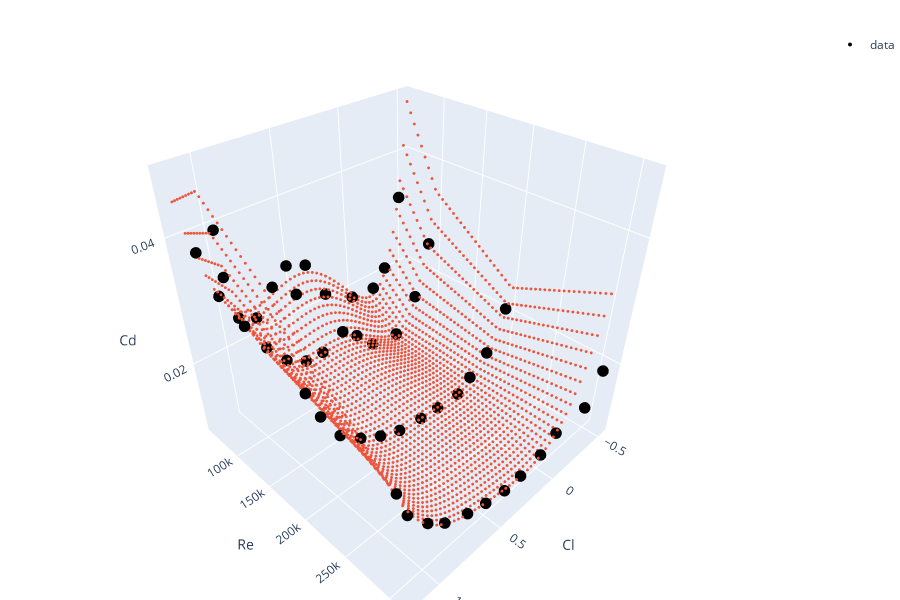

The notebook cell this image was saved under:
### Code cell
import plotly.graph_objects as go


fig = go.Figure()
fig.add_trace(
    go.Scatter3d(
        x=afoil.drag["Cl"],
        y=afoil.drag["re"],
        z=afoil.drag["Cd"],
        mode="markers",
        marker=dict(size=4, color="black"),
        name="data",
    )
)

sweep = afoil.lookup(re="sweep", cl_or_alpha="sweep")

fig.add_trace(
    go.Scatter3d(
        x=sweep.cl,
        y=sweep.re,
        z=sweep.Cd,
        mode="markers",
        marker=dict(size=1),
        name="interpolation",
        showlegend=False,
    )
)


fig.update_layout(
    height=600,
    width=900,
    margin=dict(l=0, r=0, t=30, b=0),
    scene=dict(
        xaxis=dict(title="Cl"),
        yaxis=dict(title="Re"),
        zaxis=dict(title="Cd"),
    ),
)

### Figure 1 — Plotly figure (JSON) as saved in the notebook; plotly's stock layout.template omitted (floating-point values rounded to 4 significant figures; data arrays with more than 128 entries replaced by an {"elided": "..."} marker saying what was removed)
{"data": [{"marker": {"color": "black", "size": 4}, "mode": "markers", "name": "data", "type": "scatter3d", "x": [-0.187, 0.015, 0.247, 0.389, 0.534, 0.654, 0.794, 0.916, 1.018, 1.105, -0.452, -0.304, -0.149, 0.079, 0.22, 0.338, 0.513, 0.648, 0.79, 0.916, 1.037, 1.112, 1.121, -0.473, -0.341, -0.164, -0.047, 0.148, 0.304, 0.492, 0.65, 0.803, 0.948, 1.066, 1.144, 1.132, -0.326, -0.493, -0.174, -0.03, 0.162, 0.314, 0.488, 0.648, 0.836, 0.968, 1.112, 1.182, -0.487, -0.345], "y": [60000.0, 60000.0, 60000.0, 60000.0, 60000.0, 60000.0, 60000.0, 60000.0, 60000.0, 60000.0, 60000.0, 60000.0, 100000.0, 100000.0, 100000.0, 100000.0, 100000.0, 100000.0, 100000.0, 100000.0, 100000.0, 100000.0, 100000.0, 100000.0, 100000.0, 200000.0, 200000.0, 200000.0, 200000.0, 200000.0, 200000.0, 200000.0, 200000.0, 200000.0, 200000.0, 200000.0, 200000.0, 200000.0, 300000.0, 300000.0, 300000.0, 300000.0, 300000.0, 300000.0, 300000.0, 300000.0, 300000.0, 300000.0, 310000.0, 310000.0], "z": [0.0181, 0.0185, 0.0216, 0.0283, 0.0296, 0.0272, 0.0234, 0.0248, 0.0296, 0.0372, 0.0327, 0.0209, 0.0123, 0.0131, 0.0165, 0.0187, 0.017, 0.0171, 0.0191, 0.023, 0.0281, 0.0364, 0.043, 0.0265, 0.0177, 0.0122, 0.0105, 0.0106, 0.0109, 0.0115, 0.013, 0.0151, 0.018, 0.0231, 0.028, 0.0416, 0.0149, 0.0213, 0.0113, 0.0094, 0.0086, 0.0085, 0.0094, 0.0106, 0.0127, 0.0154, 0.0198, 0.0247, 0.0194, 0.0146]}, {"marker": {"size": 1}, "mode": "markers", "name": "interpolation", "showlegend": false, "type": "scatter3d", "x": {"elided": "2500 float values"}, "y": {"elided": "2500 float values"}, "z": {"elided": "2500 float values"}}], "layout": {"height": 600, "margin": {"b": 0, "l": 0, "r": 0, "t": 30}, "scene": {"xaxis": {"title": {"text": "Cl"}}, "yaxis": {"title": {"text": "Re"}}, "zaxis": {"title": {"text": "Cd"}}}, "width": 900}}
